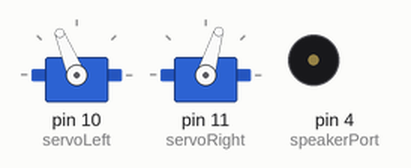
A sketch run on a simulated Arduino Uno, built with avr-gcc and run on an emulated ATmega328P. Shown: 2 × servo, buzzer (waves = sounding).

Above: at 1.05 s.
At 3.05 s:
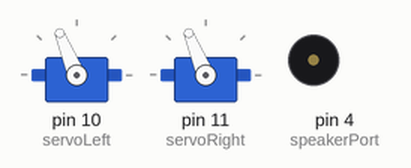
At 4.55 s:
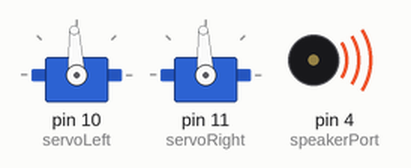
Timing chart, 0 to 9.2 s (numbered marks = the images above):
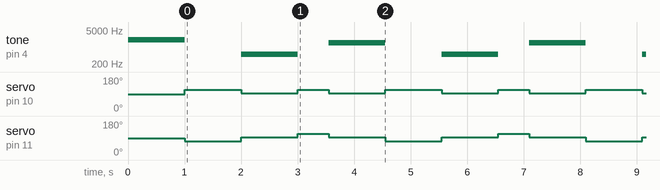

Measured:
- by itself, tone on pin 4 (speakerPort): repeats every 3.6 s: silent 1.0 s, 500 Hz 1.0 s, silent 0.55 s, 1500 Hz 1.0 s
- by itself, servo on pin 10 (servoLeft): repeats every 3.6 s: 93° 1.0 s, 112° 0.55 s, 93° 1.0 s, 112° 1.0 s
- by itself, servo on pin 11 (servoRight): repeats every 3.6 s: 93° 1.0 s, 112° 0.55 s, 93° 1.0 s, 73° 1.0 s

The sketch:

PiezospeakerDemoV2.ino
```cpp
// Piezospeaker Demo
// Use the piezo speaker to play a tone at one frequency during the setup() function, and
// then separate frequencies after each forward and turn robot behavior in the loop() function.

// Macros for storing various servomotor speeds
#define stopServo 1500
#define forward 1700
#define reverse 1300

// Macros for storing speaker port
#define speakerPort 4

//Servo Include Library and right and left servo definitions
#include <Servo.h>
Servo servoLeft;
Servo servoRight;

void setup()                                 // Built-in setup() initialization function runs once
{
  servoLeft.attach(10);                      // Set left servo to pin 10
  servoRight.attach(11);                     // Set right servo to pin 11

  tone(speakerPort, 2000, 1000);             // Play tone for 1 second
  delay(1000);                               // Delay for tone to finish
}

void loop()                                  // Built-in loop repeats forever after setup() function finishes
{
    // Move Forward for 1 second
    servoLeft.writeMicroseconds(forward);
    servoRight.writeMicroseconds(reverse);
    delay(1000);
    servoLeft.writeMicroseconds(stopServo);
    servoRight.writeMicroseconds(stopServo);

    tone(speakerPort, 500, 1000);             // Play tone for 1 second
    delay(1000);

    // Turn Right for 0.4 seconds
    servoLeft.writeMicroseconds(forward);
    servoRight.writeMicroseconds(forward);
    delay(550);
    servoLeft.writeMicroseconds(stopServo);
    servoRight.writeMicroseconds(stopServo);

    tone(speakerPort, 1500, 1000);             // Play tone for 1 second
    delay(1000);
}
```
